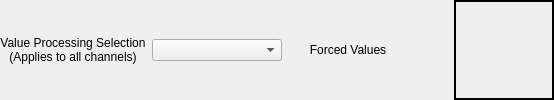
            <widget class="QFrame" name="frame">
             <property name="minimumSize">
              <size>
               <width>0</width>
               <height>25</height>
              </size>
             </property>
             <property name="frameShape">
              <enum>QFrame::NoFrame</enum>
             </property>
             <property name="frameShadow">
              <enum>QFrame::Raised</enum>
             </property>
             <layout class="QHBoxLayout" name="horizontalLayout_2">
              <property name="leftMargin">
               <number>0</number>
              </property>
              <property name="topMargin">
               <number>0</number>
              </property>
              <property name="rightMargin">
               <number>0</number>
              </property>
              <property name="bottomMargin">
               <number>0</number>
              </property>
              <item>
               <layout class="QHBoxLayout" name="horizontalLayout">
                <item>
                 <widget class="QLabel" name="label_12">
                  <property name="text">
                   <string>Value Processing Selection
(Applies to all channels)</string>
                  </property>
                  <property name="alignment">
                   <set>Qt::AlignCenter</set>
                  </property>
                 </widget>
                </item>
                <item>
                 <widget class="PyDMEnumComboBox" name="PyDMEnumComboBox_7">
                  <property name="minimumSize">
                   <size>
                    <width>130</width>
                    <height>0</height>
                   </size>
                  </property>
                  <property name="toolTip">
                   <string/>
                  </property>
                  <property name="channel" stdset="0">
                   <string>ca://${P}:LC${LCLS}_ANA_PRCVALSEL</string>
                  </property>
                 </widget>
                </item>
                <item>
                 <widget class="PyDMLabel" name="PyDMLabel_37">
                  <property name="minimumSize">
                   <size>
                    <width>120</width>
                    <height>0</height>
                   </size>
                  </property>
                  <property name="maximumSize">
                   <size>
                    <width>16777215</width>
                    <height>25</height>
                   </size>
                  </property>
                  <property name="toolTip">
                   <string/>
                  </property>
                  <property name="text">
                   <string>Forced Values</string>
                  </property>
                  <property name="alignment">
                   <set>Qt::AlignCenter</set>
                  </property>
                  <property name="alarmSensitiveContent" stdset="0">
                   <bool>true</bool>
                  </property>
                  <property name="channel" stdset="0">
                   <string>ca://${P}:LC${LCLS}_ANA_PRCVALSEL_RBV</string>
                  </property>
                 </widget>
                </item>
                <item>
                 <spacer name="horizontalSpacer">
                  <property name="orientation">
                   <enum>Qt::Horizontal</enum>
                  </property>
                  <property name="sizeHint" stdset="0">
                   <size>
                    <width>40</width>
                    <height>20</height>
                   </size>
                  </property>
                 </spacer>
                </item>
                <item>
                 <widget class="PyDMLabel" name="PyDMLabel_76">
                  <property name="minimumSize">
                   <size>
                    <width>100</width>
                    <height>0</height>
                   </size>
                  </property>
                  <property name="toolTip">
                   <string/>
                  </property>
                  <property name="frameShape">
                   <enum>QFrame::Box</enum>
                  </property>
                  <property name="lineWidth">
                   <number>2</number>
                  </property>
                  <property name="alignment">
                   <set>Qt::AlignCenter</set>
                  </property>
                  <property name="alarmSensitiveContent" stdset="0">
                   <bool>true</bool>
                  </property>
                  <property name="channel" stdset="0">
                   <string>ca://${P}:LC${LCLS}_ANA_AMCEN_RBV</string>
                  </property>
                 </widget>
                </item>
               </layout>
              </item>
             </layout>
            </widget>
